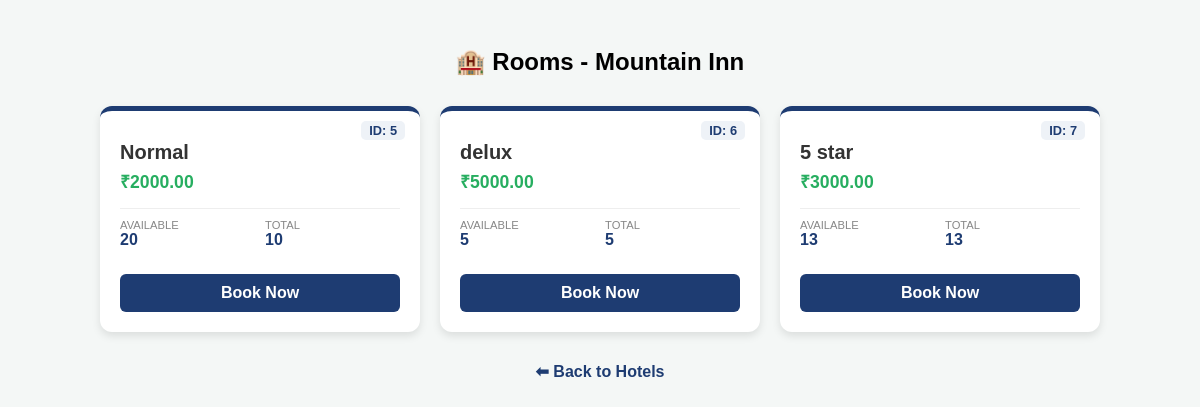
Page /hotel/3/rooms/ on the committed database.
### stayhub/models.py (models this page shows, shortened)
class Hotel(models.Model):
    name=models.CharField(max_length=100)
    city=models.CharField(max_length=100)
    hotel_type = models.CharField(max_length=100)
    password = models.CharField(max_length=128,default=0)

class Room(models.Model):
     ROOM_CHOICES = (
        ('Normal', 'Normal'),
        ('2 star', '2 star'),
        ('5 star', '5 star'),
        ('delux', 'delux'),
    )
     hotel =models.ForeignKey(Hotel,on_delete=models.CASCADE,related_name='rooms')
     room_type = models.CharField(max_length=100, choices=ROOM_CHOICES , default='Normal')
     price = models.DecimalField(max_digits=10,decimal_places=2)
     total_rooms=models.IntegerField(default=0)
     available_rooms=models.IntegerField(default=0)
     is_available = models.BooleanField(default=True)

### stayhub/views.py (the view)
# urls.py: path('hotel/<int:pk>/rooms/', hotel_rooms_view, name='hotel_rooms'),
def hotel_rooms_view(request, pk):
    hotel = get_object_or_404(Hotel, pk=pk)
    rooms = hotel.rooms.all()
    return render(request, 'hotel_rooms.html', {
        'hotel': hotel,
        'rooms': rooms
    })

### templates/hotel_rooms.html (shortened to what this page needs)
<!DOCTYPE html>
<html>
<head>
</head>
<body>
<h2 style="text-align:center;">🏨 Rooms - {{ hotel.name }}</h2>
<div class="room-container">
    {% for room in rooms %}
    <div class="room-card">
        <div>
            <span class="room-id">ID: {{ room.id }}</span>
            <div class="room-type">{{ room.room_type }}</div>
            <div class="price-tag">₹{{ room.price }}</div>
            <div class="stats-grid">
                <div class="stat-box">
                    <span class="label">Available</span>
                    <span class="value">{{ room.available_rooms }}</span>
                </div>
                <div class="stat-box">
                    <span class="label">Total</span>
                    <span class="value">{{ room.total_rooms }}</span>
                </div>
            </div>
        </div>
     <a href="{% url 'process_booking' room.id %}" class="book-btn">Book Now</a>
    </div>
    {% empty %}
    <p style="text-align:center; width: 100%;">No Rooms Available</p>
    {% endfor %}
</div>
<div style="text-align:center; margin-top: 20px;">
    <a href="{% url 'hotel_list' %}" style="color: #1e3c72; text-decoration: none; font-weight: bold;">⬅ Back to Hotels</a>
</div>
</body>
</html>

### templates/hotel_rooms.html (style rules this page uses)
body { font-family: 'Arial', sans-serif; background-color: #f4f7f6; padding: 20px; }
.room-container { display: grid; grid-template-columns: repeat(auto-fill, minmax(250px, 1fr)); gap: 20px; max-width: 1000px; margin: 30px auto; }
.room-card { position: relative; background: white; border-radius: 12px; border-top: 5px solid #1e3c72; box-shadow: 0 4px 8px rgba(0,0,0,0.1); padding: 20px; display: flex; flex-direction: column; justify-content: space-between; }
.room-id { position: absolute; top: 10px; right: 15px; font-size: 0.8rem; color: #1e3c72; background: #eef2f7; padding: 2px 8px; border-radius: 5px; font-weight: bold; }
.room-type { font-size: 1.25rem; color: #333; margin: 10px 0 5px 0; font-weight: bold; }
.price-tag { color: #27ae60; font-size: 1.1rem; font-weight: bold; margin-bottom: 15px; }
.stats-grid { display: grid; grid-template-columns: 1fr 1fr; border-top: 1px solid #eee; padding: 10px 0; gap: 10px; margin-bottom: 15px; }
.stat-box { display: flex; flex-direction: column; }
.label { font-size: 0.7rem; color: #888; text-transform: uppercase; }
.value { font-weight: bold; color: #1e3c72; }
.book-btn { background-color: #1e3c72; color: white; text-align: center; padding: 10px; text-decoration: none; border-radius: 6px; font-weight: bold; transition: background 0.3s; }

### rows in the picture
Hotel: name "Mountain Inn"
Room: id "5", room_type "Normal", price "2000.00", available_rooms "20", total_rooms "10"
Room: id "6", room_type "delux", price "5000.00", available_rooms "5", total_rooms "5"
Room: id "7", room_type "5 star", price "3000.00", available_rooms "13", total_rooms "13"
